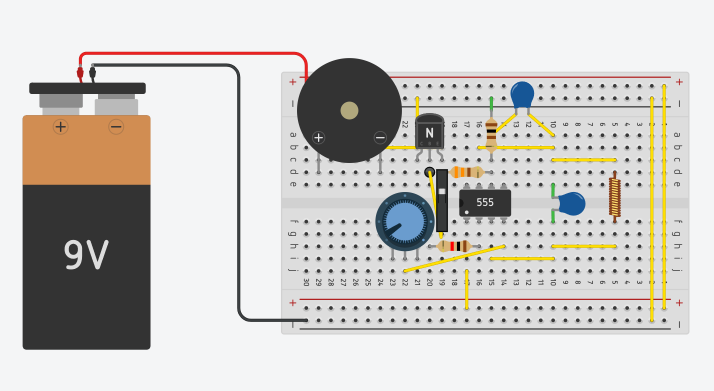
#> input picture Imagenes/prueba.jpg, 1428 x 782 px, found by its file name (shown at 1/2 size)
$ python main.py
#> lines starting #> are read from the running program, lines starting #| are printed output that depends on the picture
### quadtree.py

import numpy as np


class NodoQuadtree:
    def __init__(self, x, y, ancho, alto, color=None, hijos=None):
        self.x = x
        self.y = y
        self.ancho = ancho
        self.alto = alto
        self.color = color
        self.hijos = hijos if hijos is not None else []

    def es_hoja(self):
        return len(self.hijos) == 0


def construir_quadtree(imagen, x, y, ancho, alto, tolerancia):
    # Extraemos la region que vamos a analizar
    region = imagen[y:y + alto, x:x + ancho]

    # Calculamos el color promedio de la region
    promedio = np.mean(region, axis=(0, 1))

    # Medimos la mayor diferencia respecto al promedio
    diferencia = np.max(np.abs(region.astype(float) - promedio))

    # Si la region es suficientemente uniforme,
    # se representa con un solo nodo hoja
    if diferencia <= tolerancia or (ancho == 1 and alto == 1):
        color = np.rint(promedio).astype(np.uint8)
        return NodoQuadtree(
            x, y, ancho, alto, color=color
        )

    # Dividir en regiones sin perder pixeles
    mitad_ancho = ancho // 2
    mitad_alto = alto // 2

    rangos_x = [(x, mitad_ancho), (x + mitad_ancho, ancho - mitad_ancho)]
    rangos_y = [(y, mitad_alto), (y + mitad_alto, alto - mitad_alto)]

    hijos = []

    for inicio_y, h in rangos_y:
        for inicio_x, w in rangos_x:
            if w > 0 and h > 0:
                hijo = construir_quadtree(
                    imagen, inicio_x, inicio_y, w, h, tolerancia
                )
                hijos.append(hijo)

    return NodoQuadtree(x, y, ancho, alto, hijos=hijos)


def reconstruir(nodo, imagen):
    if nodo.es_hoja():
        imagen[
            nodo.y:nodo.y + nodo.alto,
            nodo.x:nodo.x + nodo.ancho
        ] = nodo.color
    else:
        for hijo in nodo.hijos:
            reconstruir(hijo, imagen)


def contar_nodos(nodo):
    total = 1
    hojas = 1 if nodo.es_hoja() else 0

    for hijo in nodo.hijos:
        n, h = contar_nodos(hijo)
        total += n
        hojas += h

    return total, hojas


def profundidad_maxima(nodo):
    if nodo.es_hoja():
        return 0

    return 1 + max(profundidad_maxima(h) for h in nodo.hijos)

### main.py
from pathlib import Path
import argparse
import numpy as np
import matplotlib.pyplot as plt
from PIL import Image
from quadtree import construir_quadtree, reconstruir, contar_nodos, profundidad_maxima

BASE = Path(__file__).resolve().parent
parser = argparse.ArgumentParser(description="Reconstrucción RGB por Quadtree")
parser.add_argument("--imagen",default=str(BASE / "imagenes" / "prueba.jpg"))
parser.add_argument("--tamano",type=int,default=128)
parser.add_argument("--tolerancia",type=float,default=20)
args = parser.parse_args()
if args.tamano < 1 or args.tolerancia < 0:
    parser.error("Tamaño positivo y tolerancia no negativa")
ruta = Path(args.imagen)
if not ruta.is_file():
    parser.error(f"No se encontró {ruta}; añade tu propia imagen o usa --imagen RUTA")
with Image.open(ruta) as img:
#> img is the input picture: PIL image 1428x782 RGBA; mean R, G, B, A 204.3, 201.6, 198, 255
    original = np.asarray(img.convert("RGB").resize((args.tamano,args.tamano),Image.Resampling.LANCZOS))
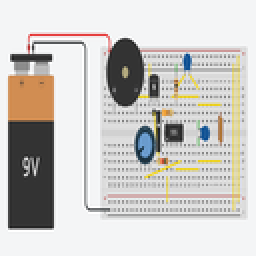
#> original: shape (128, 128, 3) (shown 2 times larger); mean R, G, B 204.2, 201.6, 198
quadtree = construir_quadtree(original,0,0,args.tamano,args.tamano,args.tolerancia)
#> in construir_quadtree, `promedio = np.mean(region, axis=(0, 1))`: promedio = [204.2, 201.6, 198]
#> in construir_quadtree, `diferencia = np.max(np.abs(region.astype(float) - promedio))`: diferencia = 204.2
#> the loop in construir_quadtree, `for inicio_y, h in rangos_y:` made 2 passes
#> pass 1, in construir_quadtree (call 2), `region = imagen[y:y + alto, x:x + ancho]`:
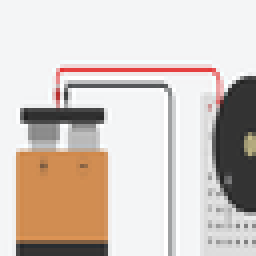
#> region: shape (64, 64, 3) (shown 4 times larger); mean R, G, B 211.3, 200.9, 194
#> pass 1, in construir_quadtree (call 3), `region = imagen[y:y + alto, x:x + ancho]`:
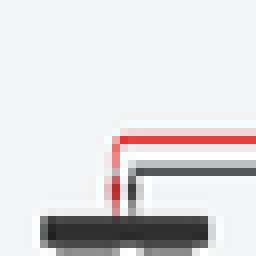
#> region: shape (32, 32, 3) (shown 8 times larger); mean R, G, B 223.1, 219.8, 220.6
#> pass 1, in construir_quadtree (call 324), `region = imagen[y:y + alto, x:x + ancho]`:
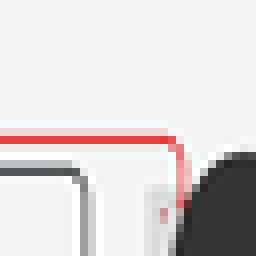
#> region: shape (32, 32, 3) (shown 8 times larger); mean R, G, B 219.7, 215.3, 216.1
#> pass 1, in construir_quadtree (call 573), `region = imagen[y:y + alto, x:x + ancho]`:
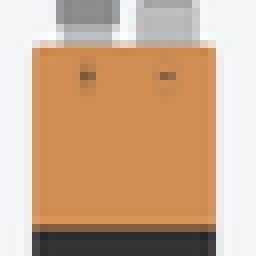
#> region: shape (32, 32, 3) (shown 8 times larger); mean R, G, B 204.1, 170, 140.5
recon = np.zeros_like(original)
reconstruir(quadtree,recon)
nodos,hojas = contar_nodos(quadtree)
bytes_rgb = args.tamano*args.tamano*3
bytes_tree = (64+(nodos-hojas)+25*hojas+7)//8
mse = np.mean((original.astype(float)-recon.astype(float))**2)
salida = BASE / "resultados" / "reconstruida.png"
salida.parent.mkdir(parents=True,exist_ok=True)
Image.fromarray(recon).save(salida)
print(f"Nodos={nodos}, hojas={hojas}, profundidad={profundidad_maxima(quadtree)}, MSE={mse:.4f}")
#| Nodos=7241, hojas=5431, profundidad=7, MSE=14.0254
print(f"Bytes RGB={bytes_rgb}, estimado Quadtree={bytes_tree}, razón={bytes_rgb/bytes_tree:.3f}:1")
#| Bytes RGB=49152, estimado Quadtree=17207, razón=2.857:1
print("Imagen reconstruida:",salida)
fig,axs=plt.subplots(1,2)
for ax,mat,title in zip(axs,[original,recon],["Original","Reconstruida"]):
    ax.imshow(mat)
    ax.set_title(title)
    ax.axis("off")
#> this loop made 2 passes
#> title on passes 1 to 2: 'Original', 'Reconstruida'
plt.tight_layout()
plt.show()
